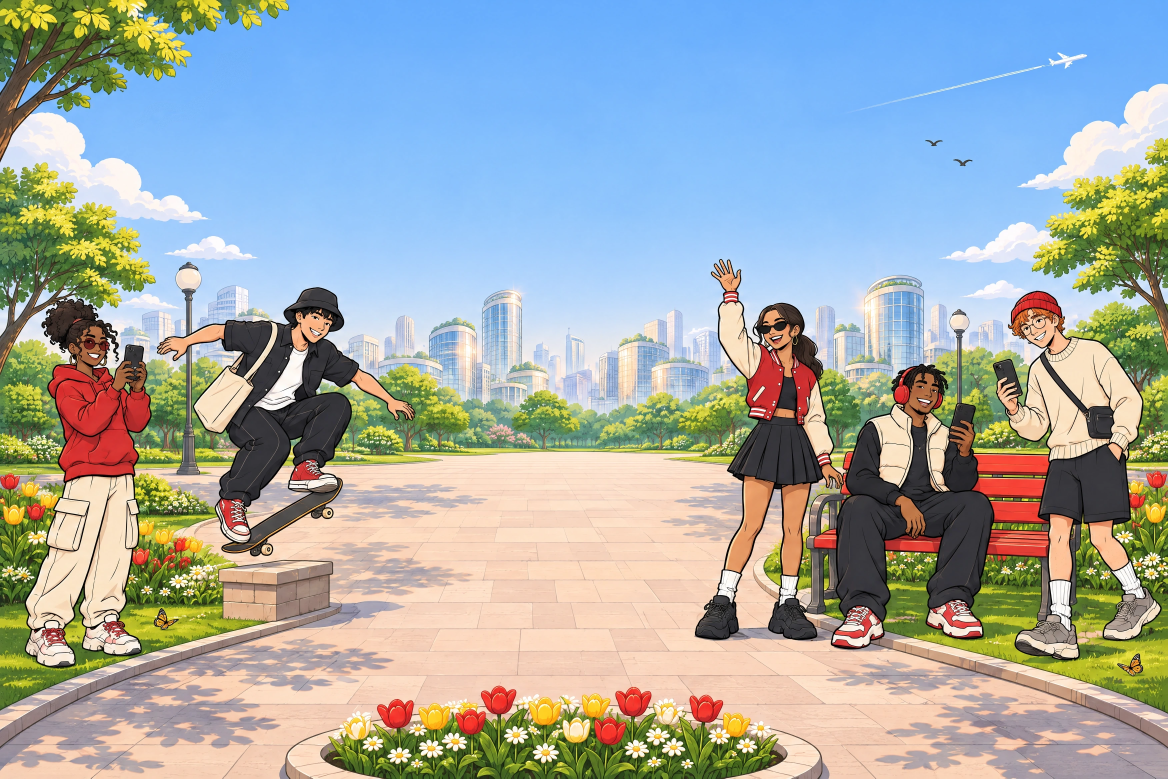
#> input picture art/web/gen2/hero-light.webp, 3504 x 2336 px (shown at 1/3 size); its folder holds 2 pictures in this run
$ python web-hero-erase-kite.py
#> lines starting #> are read from the running program, lines starting #| are printed output that depends on the picture; after the words box and inside, x2 and y2 are one past the last pixel; in counts of white or black regions, pixels touching at a corner belong together
#!/usr/bin/env python3
"""Paint the red kite out of the home hero's sky (art/web/gen2/hero-{light,dark}.webp), in place.

Since the site review of 20 Nov 2026 the hero's headline sits on one line in the picture's own sky, and the
kite and its ribbons ran through the first word. The kite floats on open sky in both versions, so it is
filled with a smooth model of the surrounding sky (a low-order polynomial fitted to the sky pixels around
it) plus grain matched to the sky's own. The originals are in git history (commit 0532e43).

    python scripts/web-hero-erase-kite.py && python scripts/web-compose.py scene-hero
"""
from pathlib import Path

import cv2
import numpy as np
from PIL import Image

ROOT = Path(__file__).resolve().parent.parent
BOX = (380, 110, 790, 420)  # x0, y0, x1, y1 around the kite, in the 3504 x 2336 source
SKY = (330, 60, 1000, 470)  # where the sky model is fitted


def feats(x, y):
    x = (x - 665) / 400
    y = (y - 265) / 250
    return np.stack([np.ones_like(x), x, y, x * x, y * y, x * y, y**3], -1)


def erase(path: Path) -> None:
    im = np.asarray(Image.open(path).convert("RGB")).astype(np.float64)
    x0, y0, x1, y1 = BOX
    sub = im[y0:y1, x0:x1]
    r, g, b = sub[..., 0], sub[..., 1], sub[..., 2]
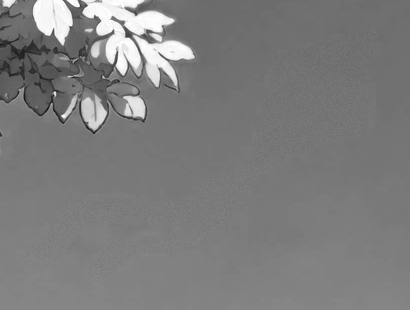
#> r: shape (310, 410) float64; min 23, max 255, mean 125.1
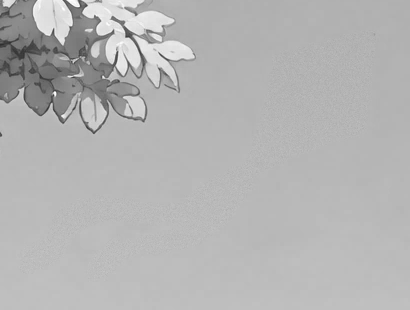
#> g: shape (310, 410) float64; min 47, max 255, mean 179.8
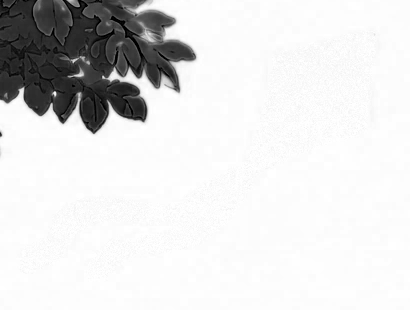
#> b: shape (310, 410) float64; min 0, max 255, mean 223.2
    red = (r > g + 45) & (r > b + 25)
#> red: shape (310, 410) bool; every value is 0
    # The tree's leaves have warm rims at dusk: only the kite's body (right) and ribbons (low) count.
    yy, xx = np.mgrid[y0:y1, x0:x1]
    red &= (xx >= 600) | (yy >= 255)
    red = cv2.morphologyEx(red.astype(np.uint8), cv2.MORPH_CLOSE, np.ones((9, 9), np.uint8))
    mask = cv2.dilate(red, np.ones((3, 3), np.uint8), iterations=7)

    X0, Y0, X1, Y1 = SKY
    big = im[Y0:Y1, X0:X1]
    sky = (big[..., 2] > big[..., 0] + 25) & (big[..., 2] > big[..., 1] + 8)
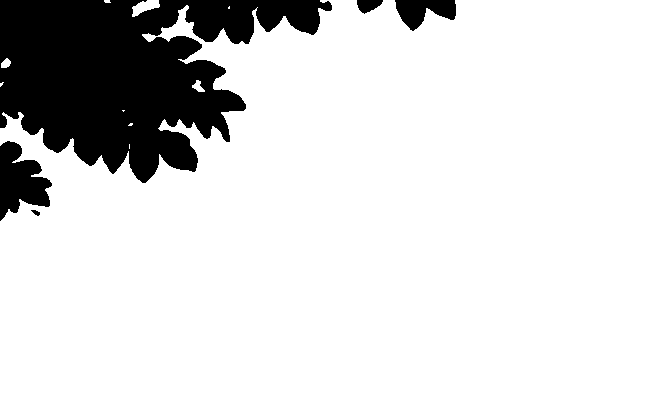
#> sky: shape (410, 670) bool; 85.7% white; 5 black regions, box (x1, y1, x2, y2) and area: (0, 0, 332, 183) 35254, (0, 141, 52, 221) 2495, (395, 0, 456, 31) 1146, (357, 0, 383, 14) 244, (31, 210, 40, 216) 31
    mbig = np.zeros(sky.shape, np.uint8)
    mbig[y0 - Y0 : y1 - Y0, x0 - X0 : x1 - X0] = mask
#> mbig: shape (410, 670); every value is 0
    sky &= ~cv2.dilate(mbig, np.ones((15, 15), np.uint8)).astype(bool)
    gy, gx = np.mgrid[Y0:Y1, X0:X1].astype(np.float64)
    A = feats(gx[sky], gy[sky])
    F = feats(gx, gy)
    model = np.zeros_like(big)
    grain = []
    for c in range(3):
        coef, *_ = np.linalg.lstsq(A, big[..., c][sky], rcond=None)
        model[..., c] = F @ coef
        grain.append(np.std(big[..., c][sky] - A @ coef))
#> this loop made 3 passes
#> coef on passes 1 to 3: [119.2, -1.2, 15.94, 3.42, 3.53, -0.0373, 4.38], [182.4, 0.451, 10.98, 1.63, 0.455, -2, 2.83], [252.6, 4.66, 4.4, -3.24, -6.12, -10.01, 1.93]
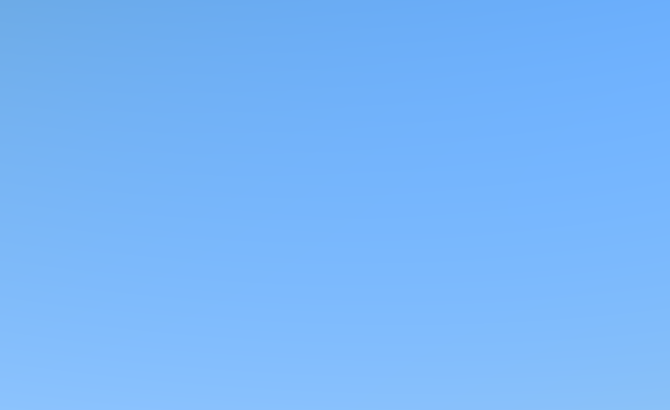
#> model: shape (410, 670, 3) float64; mean R, G, B 120.8, 182.8, 250.5
#> after the loop, grain = [3.14, 2.99, 6.07]
    fill = model[y0 - Y0 : y1 - Y0, x0 - X0 : x1 - X0]
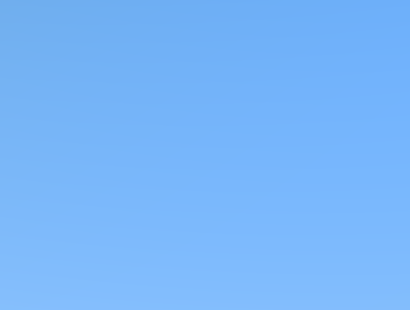
#> fill: shape (310, 410, 3) float64; mean R, G, B 120.3, 182.5, 250.4
    noise = np.random.default_rng(3).normal(0, 1, fill.shape[:2])[..., None] * np.array(grain) * 0.8
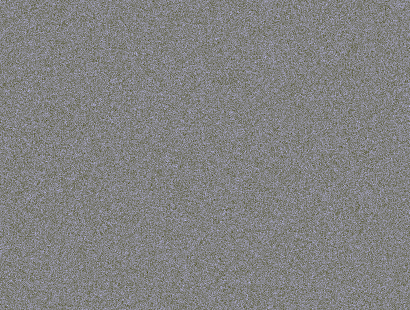
#> noise: shape (310, 410, 3) float64; mean R, G, B 0, 0, 0; drawn with min black and max white
    soft = cv2.GaussianBlur(mask.astype(np.float64), (0, 0), 2.0)[..., None]
#> soft: shape (310, 410, 1) float64; every value is 0
    im[y0:y1, x0:x1] = sub * (1 - soft) + (fill + noise) * soft
    Image.fromarray(im.clip(0, 255).round().astype(np.uint8)).save(path, quality=96, method=6)
    print(path.name)


if __name__ == "__main__":
    for mode in ("light", "dark"):
        erase(ROOT / f"art/web/gen2/hero-{mode}.webp")
#> pass 2 of the loop `for mode in ("light", "dark"):`:
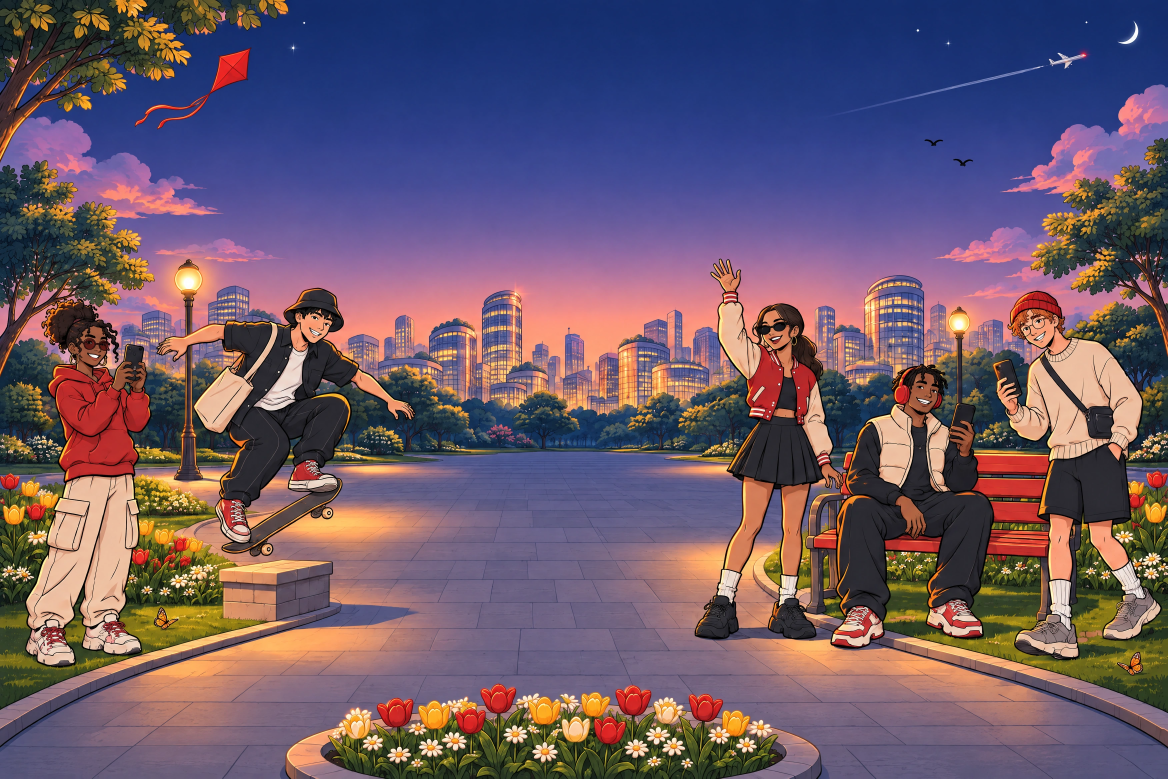
#> input picture art/web/gen2/hero-dark.webp, 3504 x 2336 px (shown at 1/3 size)
#> yy: shape (310, 410) int64; 310 distinct labels, from 110 to 419
#> in erase (call 2), `red &= (xx >= 600) | (yy >= 255)`:
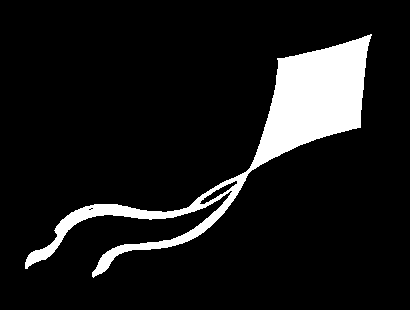
#> red: shape (310, 410) bool; 10% white; 1 white region, box (x1, y1, x2, y2) and area: (25, 34, 372, 278) 12732
#> mask: shape (310, 410); values 0 (black) and 1 (white), 19% white; 1 white region, box (x1, y1, x2, y2) and area: (18, 27, 379, 285) 24147
#> mbig: shape (410, 670); values 0 (black) and 1 (white), 8.8% white; 1 white region, box (x1, y1, x2, y2) and area: (68, 77, 429, 335) 24147
#> the loop in erase (call 2), `for c in range(3):` made 3 passes
#> coef on passes 1 to 3: [31.01, -1.72, 16.61, 2.28, 15.04, 2.12, 9.65], [54.41, 0.0833, 12.97, 0.761, 4.43, 0.0439, 3.64], [122.4, 4.4, 24.05, -1.74, 1.57, -6.17, 2.45]
#> after the loop in erase (call 2), `for c in range(3):`: grain = [5.51, 3.7, 4.63]
#> in erase (call 2), `Image.fromarray(im.clip(0, 255).round().astype(np.uint8)).save(path, q..`:
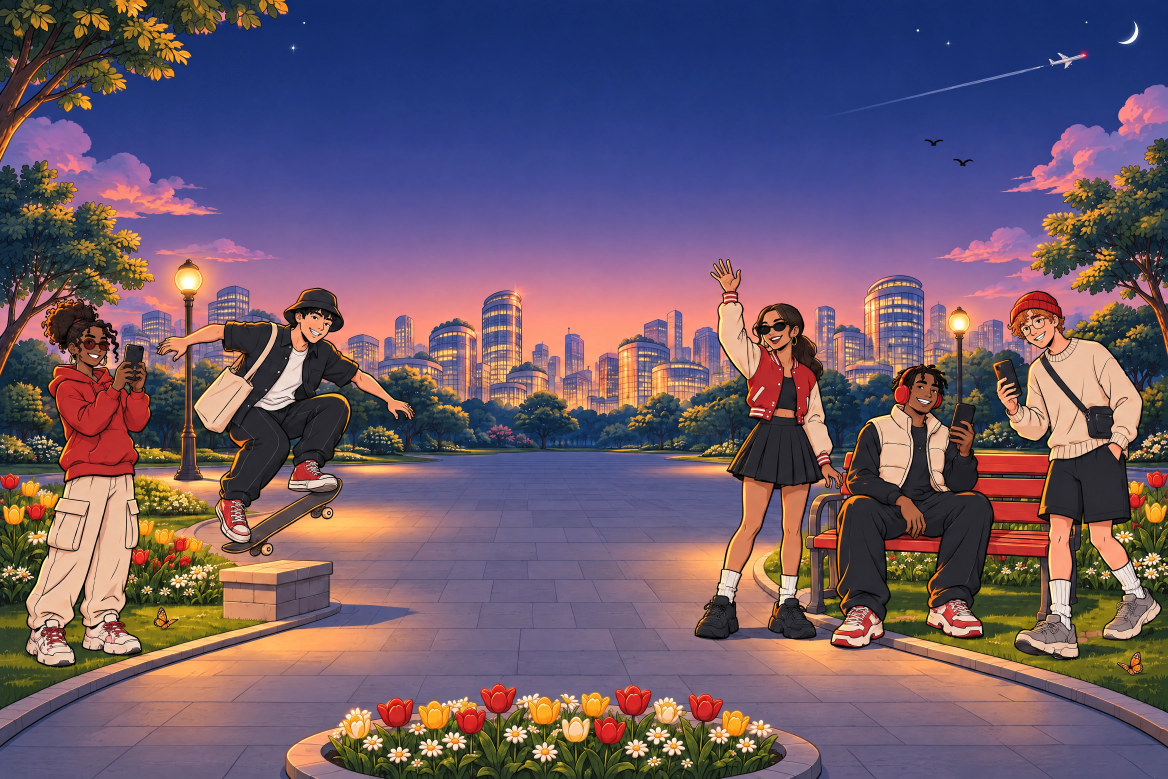
#> saved as hero-dark.webp: PIL image 3504x2336 RGB (shown at 1/3 size); mean R, G, B 109.6, 89.9, 105.7
